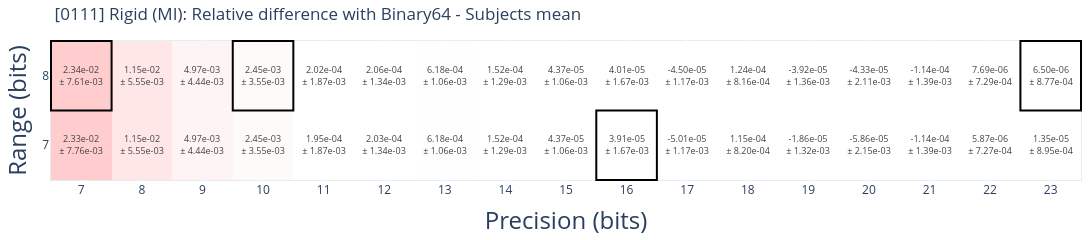
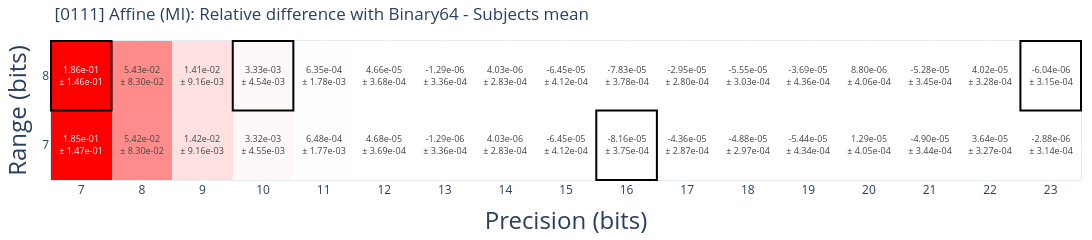
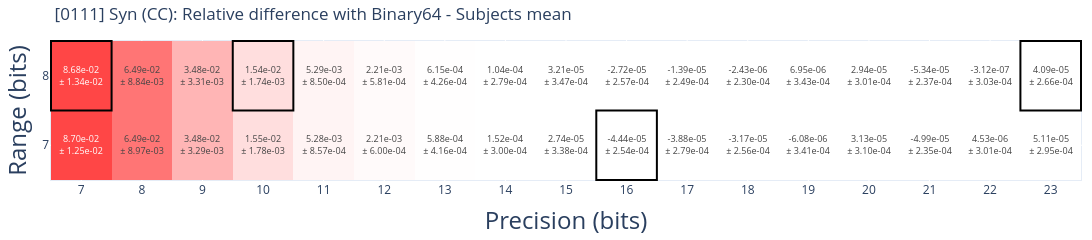
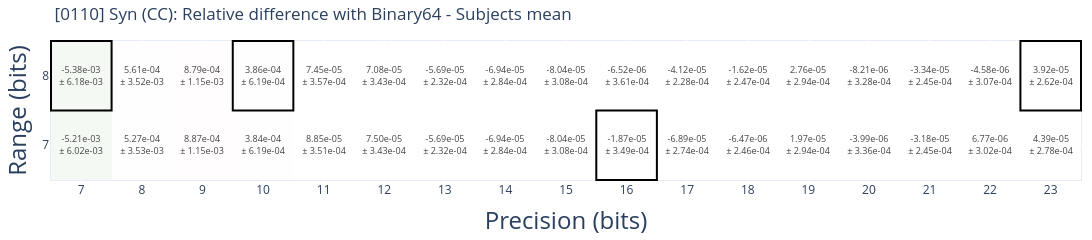

The cell these charts' notebook holds for them, in order:
### Code cell
import warnings

warnings.filterwarnings("ignore")

STAGES = [("rigid", "MI"), ("affine", "MI"), ("syn", "CC")]
EXP_IDS = [
    "0111",
    "0110",
    "0100",
    "0011",
    "0001",
    # "1111",
]


def rel_diff(z, metrics):
    return (z - metrics["binary64"]) / np.abs(metrics["binary64"])


def rel_diff_std(x, y, exp_metrics):
    std_delta = np.zeros((len(y), len(x)))
    for yi, y_key in enumerate(y):
        for xi, x_key in enumerate(x):
            std_delta[yi, xi] = np.nanstd(
                np.abs(
                    np.asarray(exp_metrics.get(f"r{y_key}-p{x_key}", np.nan))
                    - np.asarray(exp_metrics["binary64"])
                )
                / np.abs(exp_metrics["binary64"])
            )
    return std_delta


def get_experiment(df, *, exp_id=[]):
    # Always include the binary64 data format
    if isinstance(exp_id, str):
        exp_id = [exp_id]
    return df[df["exp_id"].isin(exp_id + ["0000"])]


def get_stage_max_abs_diff(df: pd.DataFrame, stage: int):
    mean_metrics = get_stage_metric_stats(get_experiment(rv, exp_id=EXP_IDS), stage=3)[
        "mean"
    ]

    raw_metric = np.array(
        [
            x
            for y in get_stage_metric_stats(
                get_experiment(rv, exp_id=EXP_IDS), stage=3
            )["raw_value"].values()
            for x in y
        ]
    )

    return np.nanmax(rel_diff(raw_metric, mean_metrics))


# Compute on a per-stage basis
all_data = get_experiment(rv, exp_id=EXP_IDS)
global_max_abs_diff = np.max(
    [get_stage_max_abs_diff(all_data, stage=stage) for stage in [1, 2, 3]]
)

for exp_id in EXP_IDS:
    exp_data = get_experiment(rv, exp_id=exp_id)
    n_subjects = exp_data["subject"].nunique()

    for stage_id, (stage_name, metric_name) in enumerate(STAGES, 1):
        # Skip unecessary plots
        if (stage_name == "rigid" and exp_id != "0111") or (
            stage_name == "affine" and exp_id in ["0110", "0001"]
        ):
            continue

        stage_metric_stats = get_stage_metric_stats(
            get_experiment(rv, exp_id=EXP_IDS), stage=stage_id
        )
        exp_metric_stats = get_stage_metric_stats(exp_data, stage=stage_id)

        """Metric relative difference with binary64"""
        plot_metric(
            exp_metric_stats,
            max_abs_diff=global_max_abs_diff,
            title=f"[{exp_id}] {stage_name.capitalize()} ({metric_name}): Relative difference with Binary64 - Subjects mean",
            out_file=figures.joinpath(
                f"{exp_id}-{stage_name}-metric_rel_diff-mean.pdf"
            ),
            metric_func=rel_diff,
            std_delta_func=rel_diff_std,
        )

### Figure 1 — Plotly figure (JSON) as saved in the notebook; plotly's stock layout.template omitted (floating-point values rounded to 4 significant figures)
{"data": [{"colorscale": [[0, "grey"], [1, "grey"]], "showscale": false, "type": "heatmap", "x": [7, 8, 9, 10, 11, 12, 13, 14, 15, 16, 17, 18, 19, 20, 21, 22, 23], "y": [7, 8], "z": [[NaN, NaN, NaN, NaN, NaN, NaN, NaN, NaN, NaN, NaN, NaN, NaN, NaN, NaN, NaN, NaN, NaN], [NaN, NaN, NaN, NaN, NaN, NaN, NaN, NaN, NaN, NaN, NaN, NaN, NaN, NaN, NaN, NaN, NaN]]}, {"colorscale": [[0, "green"], [0.5, "white"], [1, "red"]], "showscale": false, "text": [["2.33e-02<br>± 7.76e-03", "1.15e-02<br>± 5.55e-03", "4.97e-03<br>± 4.44e-03", "2.45e-03<br>± 3.55e-03", "1.95e-04<br>± 1.87e-03", "2.03e-04<br>± 1.34e-03", "6.18e-04<br>± 1.06e-03", "1.52e-04<br>± 1.29e-03", "4.37e-05<br>± 1.06e-03", "3.91e-05<br>± 1.67e-03", "-5.01e-05<br>± 1.17e-03", "1.15e-04<br>± 8.20e-04", "-1.86e-05<br>± 1.32e-03", "-5.86e-05<br>± 2.15e-03", "-1.14e-04<br>± 1.39e-03", "5.87e-06<br>± 7.27e-04", "1.35e-05<br>± 8.95e-04"], ["2.34e-02<br>± 7.61e-03", "1.15e-02<br>± 5.55e-03", "4.97e-03<br>± 4.44e-03", "2.45e-03<br>± 3.55e-03", "2.02e-04<br>± 1.87e-03", "2.06e-04<br>± 1.34e-03", "6.18e-04<br>± 1.06e-03", "1.52e-04<br>± 1.29e-03", "4.37e-05<br>± 1.06e-03", "4.01e-05<br>± 1.67e-03", "-4.50e-05<br>± 1.17e-03", "1.24e-04<br>± 8.16e-04", "-3.92e-05<br>± 1.36e-03", "-4.33e-05<br>± 2.11e-03", "-1.14e-04<br>± 1.39e-03", "7.69e-06<br>± 7.29e-04", "6.50e-06<br>± 8.77e-04"]], "texttemplate": "%{text}", "type": "heatmap", "x": [7, 8, 9, 10, 11, 12, 13, 14, 15, 16, 17, 18, 19, 20, 21, 22, 23], "y": [7, 8], "z": [[0.02331, 0.01147, 0.004971, 0.00245, 0.0001953, 0.000203, 0.0006177, 0.0001522, 4.365e-05, 3.915e-05, -5.014e-05, 0.0001154, -1.858e-05, -5.858e-05, -0.000114, 5.875e-06, 1.348e-05], [0.02336, 0.01147, 0.004971, 0.00245, 0.0002017, 0.0002064, 0.0006177, 0.0001522, 4.365e-05, 4.007e-05, -4.498e-05, 0.0001235, -3.92e-05, -4.329e-05, -0.000114, 7.688e-06, 6.501e-06]], "zmax": 0.1197, "zmid": 0, "zmin": -0.1197}], "layout": {"height": 200, "margin": {"b": 10, "l": 10, "r": 10, "t": 40}, "shapes": [{"line": {"color": "black", "width": 2}, "type": "rect", "x0": 22.5, "x1": 23.5, "xref": "x", "y0": 7.5, "y1": 8.5, "yref": "y"}, {"line": {"color": "black", "width": 2}, "type": "rect", "x0": 15.5, "x1": 16.5, "xref": "x", "y0": 6.5, "y1": 7.5, "yref": "y"}, {"line": {"color": "black", "width": 2}, "type": "rect", "x0": 9.5, "x1": 10.5, "xref": "x", "y0": 7.5, "y1": 8.5, "yref": "y"}, {"line": {"color": "black", "width": 2}, "type": "rect", "x0": 6.5, "x1": 7.5, "xref": "x", "y0": 7.5, "y1": 8.5, "yref": "y"}], "title": {"text": "[0111] Rigid (MI): Relative difference with Binary64 - Subjects mean"}, "width": 1600, "xaxis": {"ticks": "", "tickvals": [7, 8, 9, 10, 11, 12, 13, 14, 15, 16, 17, 18, 19, 20, 21, 22, 23], "title": {"font": {"size": 24}, "text": "Precision (bits)"}}, "yaxis": {"ticks": "", "tickvals": [7, 8], "title": {"font": {"size": 24}, "text": "Range (bits)"}}}}

### Figure 2 — Plotly figure (JSON) as saved in the notebook; plotly's stock layout.template omitted (floating-point values rounded to 4 significant figures)
{"data": [{"colorscale": [[0, "grey"], [1, "grey"]], "showscale": false, "type": "heatmap", "x": [7, 8, 9, 10, 11, 12, 13, 14, 15, 16, 17, 18, 19, 20, 21, 22, 23], "y": [7, 8], "z": [[NaN, NaN, NaN, NaN, NaN, NaN, NaN, NaN, NaN, NaN, NaN, NaN, NaN, NaN, NaN, NaN, NaN], [NaN, NaN, NaN, NaN, NaN, NaN, NaN, NaN, NaN, NaN, NaN, NaN, NaN, NaN, NaN, NaN, NaN]]}, {"colorscale": [[0, "green"], [0.5, "white"], [1, "red"]], "showscale": false, "text": [["1.85e-01<br>± 1.47e-01", "5.42e-02<br>± 8.30e-02", "1.42e-02<br>± 9.16e-03", "3.32e-03<br>± 4.55e-03", "6.48e-04<br>± 1.77e-03", "4.68e-05<br>± 3.69e-04", "-1.29e-06<br>± 3.36e-04", "4.03e-06<br>± 2.83e-04", "-6.45e-05<br>± 4.12e-04", "-8.16e-05<br>± 3.75e-04", "-4.36e-05<br>± 2.87e-04", "-4.88e-05<br>± 2.97e-04", "-5.44e-05<br>± 4.34e-04", "1.29e-05<br>± 4.05e-04", "-4.90e-05<br>± 3.44e-04", "3.64e-05<br>± 3.27e-04", "-2.88e-06<br>± 3.14e-04"], ["1.86e-01<br>± 1.46e-01", "5.43e-02<br>± 8.30e-02", "1.41e-02<br>± 9.16e-03", "3.33e-03<br>± 4.54e-03", "6.35e-04<br>± 1.78e-03", "4.66e-05<br>± 3.68e-04", "-1.29e-06<br>± 3.36e-04", "4.03e-06<br>± 2.83e-04", "-6.45e-05<br>± 4.12e-04", "-7.83e-05<br>± 3.78e-04", "-2.95e-05<br>± 2.80e-04", "-5.55e-05<br>± 3.03e-04", "-3.69e-05<br>± 4.36e-04", "8.80e-06<br>± 4.06e-04", "-5.28e-05<br>± 3.45e-04", "4.02e-05<br>± 3.28e-04", "-6.04e-06<br>± 3.15e-04"]], "texttemplate": "%{text}", "type": "heatmap", "x": [7, 8, 9, 10, 11, 12, 13, 14, 15, 16, 17, 18, 19, 20, 21, 22, 23], "y": [7, 8], "z": [[0.1848, 0.05419, 0.01416, 0.003318, 0.0006482, 4.682e-05, -1.292e-06, 4.029e-06, -6.447e-05, -8.157e-05, -4.357e-05, -4.88e-05, -5.441e-05, 1.285e-05, -4.902e-05, 3.637e-05, -2.878e-06], [0.1858, 0.05427, 0.01414, 0.003328, 0.0006347, 4.663e-05, -1.292e-06, 4.029e-06, -6.447e-05, -7.829e-05, -2.951e-05, -5.553e-05, -3.689e-05, 8.8e-06, -5.278e-05, 4.015e-05, -6.042e-06]], "zmax": 0.1197, "zmid": 0, "zmin": -0.1197}], "layout": {"height": 200, "margin": {"b": 10, "l": 10, "r": 10, "t": 40}, "shapes": [{"line": {"color": "black", "width": 2}, "type": "rect", "x0": 22.5, "x1": 23.5, "xref": "x", "y0": 7.5, "y1": 8.5, "yref": "y"}, {"line": {"color": "black", "width": 2}, "type": "rect", "x0": 15.5, "x1": 16.5, "xref": "x", "y0": 6.5, "y1": 7.5, "yref": "y"}, {"line": {"color": "black", "width": 2}, "type": "rect", "x0": 9.5, "x1": 10.5, "xref": "x", "y0": 7.5, "y1": 8.5, "yref": "y"}, {"line": {"color": "black", "width": 2}, "type": "rect", "x0": 6.5, "x1": 7.5, "xref": "x", "y0": 7.5, "y1": 8.5, "yref": "y"}], "title": {"text": "[0111] Affine (MI): Relative difference with Binary64 - Subjects mean"}, "width": 1600, "xaxis": {"ticks": "", "tickvals": [7, 8, 9, 10, 11, 12, 13, 14, 15, 16, 17, 18, 19, 20, 21, 22, 23], "title": {"font": {"size": 24}, "text": "Precision (bits)"}}, "yaxis": {"ticks": "", "tickvals": [7, 8], "title": {"font": {"size": 24}, "text": "Range (bits)"}}}}

### Figure 3 — Plotly figure (JSON) as saved in the notebook; plotly's stock layout.template omitted (floating-point values rounded to 4 significant figures)
{"data": [{"colorscale": [[0, "grey"], [1, "grey"]], "showscale": false, "type": "heatmap", "x": [7, 8, 9, 10, 11, 12, 13, 14, 15, 16, 17, 18, 19, 20, 21, 22, 23], "y": [7, 8], "z": [[NaN, NaN, NaN, NaN, NaN, NaN, NaN, NaN, NaN, NaN, NaN, NaN, NaN, NaN, NaN, NaN, NaN], [NaN, NaN, NaN, NaN, NaN, NaN, NaN, NaN, NaN, NaN, NaN, NaN, NaN, NaN, NaN, NaN, NaN]]}, {"colorscale": [[0, "green"], [0.5, "white"], [1, "red"]], "showscale": false, "text": [["8.70e-02<br>± 1.25e-02", "6.49e-02<br>± 8.97e-03", "3.48e-02<br>± 3.29e-03", "1.55e-02<br>± 1.78e-03", "5.28e-03<br>± 8.57e-04", "2.21e-03<br>± 6.00e-04", "5.88e-04<br>± 4.16e-04", "1.52e-04<br>± 3.00e-04", "2.74e-05<br>± 3.38e-04", "-4.44e-05<br>± 2.54e-04", "-3.88e-05<br>± 2.79e-04", "-3.17e-05<br>± 2.56e-04", "-6.08e-06<br>± 3.41e-04", "3.13e-05<br>± 3.10e-04", "-4.99e-05<br>± 2.35e-04", "4.53e-06<br>± 3.01e-04", "5.11e-05<br>± 2.95e-04"], ["8.68e-02<br>± 1.34e-02", "6.49e-02<br>± 8.84e-03", "3.48e-02<br>± 3.31e-03", "1.54e-02<br>± 1.74e-03", "5.29e-03<br>± 8.50e-04", "2.21e-03<br>± 5.81e-04", "6.15e-04<br>± 4.26e-04", "1.04e-04<br>± 2.79e-04", "3.21e-05<br>± 3.47e-04", "-2.72e-05<br>± 2.57e-04", "-1.39e-05<br>± 2.49e-04", "-2.43e-06<br>± 2.30e-04", "6.95e-06<br>± 3.43e-04", "2.94e-05<br>± 3.01e-04", "-5.34e-05<br>± 2.37e-04", "-3.12e-07<br>± 3.03e-04", "4.09e-05<br>± 2.66e-04"]], "texttemplate": "%{text}", "type": "heatmap", "x": [7, 8, 9, 10, 11, 12, 13, 14, 15, 16, 17, 18, 19, 20, 21, 22, 23], "y": [7, 8], "z": [[0.08703, 0.06485, 0.03477, 0.01546, 0.005276, 0.002212, 0.0005884, 0.0001521, 2.741e-05, -4.44e-05, -3.876e-05, -3.168e-05, -6.075e-06, 3.126e-05, -4.992e-05, 4.526e-06, 5.109e-05], [0.08677, 0.06485, 0.03477, 0.01544, 0.005292, 0.002209, 0.0006154, 0.0001036, 3.213e-05, -2.721e-05, -1.389e-05, -2.43e-06, 6.947e-06, 2.937e-05, -5.341e-05, -3.124e-07, 4.087e-05]], "zmax": 0.1197, "zmid": 0, "zmin": -0.1197}], "layout": {"height": 200, "margin": {"b": 10, "l": 10, "r": 10, "t": 40}, "shapes": [{"line": {"color": "black", "width": 2}, "type": "rect", "x0": 22.5, "x1": 23.5, "xref": "x", "y0": 7.5, "y1": 8.5, "yref": "y"}, {"line": {"color": "black", "width": 2}, "type": "rect", "x0": 15.5, "x1": 16.5, "xref": "x", "y0": 6.5, "y1": 7.5, "yref": "y"}, {"line": {"color": "black", "width": 2}, "type": "rect", "x0": 9.5, "x1": 10.5, "xref": "x", "y0": 7.5, "y1": 8.5, "yref": "y"}, {"line": {"color": "black", "width": 2}, "type": "rect", "x0": 6.5, "x1": 7.5, "xref": "x", "y0": 7.5, "y1": 8.5, "yref": "y"}], "title": {"text": "[0111] Syn (CC): Relative difference with Binary64 - Subjects mean"}, "width": 1600, "xaxis": {"ticks": "", "tickvals": [7, 8, 9, 10, 11, 12, 13, 14, 15, 16, 17, 18, 19, 20, 21, 22, 23], "title": {"font": {"size": 24}, "text": "Precision (bits)"}}, "yaxis": {"ticks": "", "tickvals": [7, 8], "title": {"font": {"size": 24}, "text": "Range (bits)"}}}}

### Figure 4 — Plotly figure (JSON) as saved in the notebook; plotly's stock layout.template omitted (floating-point values rounded to 4 significant figures)
{"data": [{"colorscale": [[0, "grey"], [1, "grey"]], "showscale": false, "type": "heatmap", "x": [7, 8, 9, 10, 11, 12, 13, 14, 15, 16, 17, 18, 19, 20, 21, 22, 23], "y": [7, 8], "z": [[NaN, NaN, NaN, NaN, NaN, NaN, NaN, NaN, NaN, NaN, NaN, NaN, NaN, NaN, NaN, NaN, NaN], [NaN, NaN, NaN, NaN, NaN, NaN, NaN, NaN, NaN, NaN, NaN, NaN, NaN, NaN, NaN, NaN, NaN]]}, {"colorscale": [[0, "green"], [0.5, "white"], [1, "red"]], "showscale": false, "text": [["-5.21e-03<br>± 6.02e-03", "5.27e-04<br>± 3.53e-03", "8.87e-04<br>± 1.15e-03", "3.84e-04<br>± 6.19e-04", "8.85e-05<br>± 3.51e-04", "7.50e-05<br>± 3.43e-04", "-5.69e-05<br>± 2.32e-04", "-6.94e-05<br>± 2.84e-04", "-8.04e-05<br>± 3.08e-04", "-1.87e-05<br>± 3.49e-04", "-6.89e-05<br>± 2.74e-04", "-6.47e-06<br>± 2.46e-04", "1.97e-05<br>± 2.94e-04", "-3.99e-06<br>± 3.36e-04", "-3.18e-05<br>± 2.45e-04", "6.77e-06<br>± 3.02e-04", "4.39e-05<br>± 2.78e-04"], ["-5.38e-03<br>± 6.18e-03", "5.61e-04<br>± 3.52e-03", "8.79e-04<br>± 1.15e-03", "3.86e-04<br>± 6.19e-04", "7.45e-05<br>± 3.57e-04", "7.08e-05<br>± 3.43e-04", "-5.69e-05<br>± 2.32e-04", "-6.94e-05<br>± 2.84e-04", "-8.04e-05<br>± 3.08e-04", "-6.52e-06<br>± 3.61e-04", "-4.12e-05<br>± 2.28e-04", "-1.62e-05<br>± 2.47e-04", "2.76e-05<br>± 2.94e-04", "-8.21e-06<br>± 3.28e-04", "-3.34e-05<br>± 2.45e-04", "-4.58e-06<br>± 3.07e-04", "3.92e-05<br>± 2.62e-04"]], "texttemplate": "%{text}", "type": "heatmap", "x": [7, 8, 9, 10, 11, 12, 13, 14, 15, 16, 17, 18, 19, 20, 21, 22, 23], "y": [7, 8], "z": [[-0.005206, 0.0005265, 0.0008866, 0.0003843, 8.851e-05, 7.504e-05, -5.685e-05, -6.939e-05, -8.041e-05, -1.87e-05, -6.894e-05, -6.474e-06, 1.973e-05, -3.987e-06, -3.184e-05, 6.77e-06, 4.386e-05], [-0.005385, 0.0005613, 0.0008791, 0.000386, 7.45e-05, 7.077e-05, -5.685e-05, -6.939e-05, -8.041e-05, -6.515e-06, -4.122e-05, -1.616e-05, 2.764e-05, -8.211e-06, -3.341e-05, -4.582e-06, 3.918e-05]], "zmax": 0.1197, "zmid": 0, "zmin": -0.1197}], "layout": {"height": 200, "margin": {"b": 10, "l": 10, "r": 10, "t": 40}, "shapes": [{"line": {"color": "black", "width": 2}, "type": "rect", "x0": 22.5, "x1": 23.5, "xref": "x", "y0": 7.5, "y1": 8.5, "yref": "y"}, {"line": {"color": "black", "width": 2}, "type": "rect", "x0": 15.5, "x1": 16.5, "xref": "x", "y0": 6.5, "y1": 7.5, "yref": "y"}, {"line": {"color": "black", "width": 2}, "type": "rect", "x0": 9.5, "x1": 10.5, "xref": "x", "y0": 7.5, "y1": 8.5, "yref": "y"}, {"line": {"color": "black", "width": 2}, "type": "rect", "x0": 6.5, "x1": 7.5, "xref": "x", "y0": 7.5, "y1": 8.5, "yref": "y"}], "title": {"text": "[0110] Syn (CC): Relative difference with Binary64 - Subjects mean"}, "width": 1600, "xaxis": {"ticks": "", "tickvals": [7, 8, 9, 10, 11, 12, 13, 14, 15, 16, 17, 18, 19, 20, 21, 22, 23], "title": {"font": {"size": 24}, "text": "Precision (bits)"}}, "yaxis": {"ticks": "", "tickvals": [7, 8], "title": {"font": {"size": 24}, "text": "Range (bits)"}}}}
